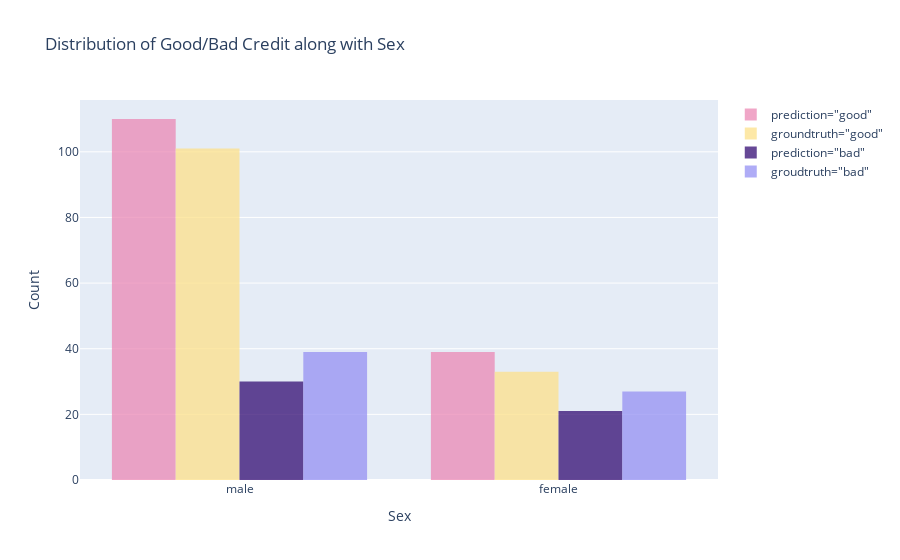

Here is the notebook cell this chart was saved with:
### Code cell
# visualize the results
fig = go.Figure()
fig.add_trace(go.Histogram(
    x=val_full[val_full['Risk_pred(protected=Sex, model=RF)']=='good']['Sex'],
    marker_color='#EB89B5',
    opacity=0.75,
    name='prediction="good"'
))
fig.add_trace(go.Histogram(
    x=val_full[val_full['Risk']=='good']['Sex'],
    marker_color='#FDE18A',
    opacity=0.75,
    name='groundtruth="good"'
))
fig.add_trace(go.Histogram(
    x=val_full[val_full['Risk_pred(protected=Sex, model=RF)']=='bad']['Sex'],
    marker_color='#330C73',
    opacity=0.75,
    name='prediction="bad"'
))
fig.add_trace(go.Histogram(
    x=val_full[val_full['Risk']=='bad']['Sex'],
    marker_color='#9591F3',
    opacity=0.75,
    name='groudtruth="bad"'
))
fig.update_layout(
    title_text='Distribution of Good/Bad Credit along with Sex',
    xaxis_title='Sex',
    yaxis_title='Count'
)
fig.write_image('../results/anti-classification-sex.png')
fig.show()

### Figure 1 — Plotly figure (JSON) as saved in the notebook; plotly's stock layout.template omitted (floating-point values rounded to 4 significant figures; data arrays with more than 128 entries replaced by an {"elided": "..."} marker saying what was removed)
{"data": [{"marker": {"color": "#EB89B5"}, "name": "prediction=\"good\"", "opacity": 0.75, "type": "histogram", "x": {"elided": "149 str values"}}, {"marker": {"color": "#FDE18A"}, "name": "groundtruth=\"good\"", "opacity": 0.75, "type": "histogram", "x": {"elided": "134 str values"}}, {"marker": {"color": "#330C73"}, "name": "prediction=\"bad\"", "opacity": 0.75, "type": "histogram", "x": ["female", "female", "male", "male", "female", "male", "male", "male", "male", "female", "male", "male", "female", "female", "female", "female", "female", "male", "female", "male", "male", "female", "male", "female", "female", "female", "female", "male", "male", "female", "male", "male", "male", "male", "male", "male", "female", "male", "male", "female", "female", "female", "male", "male", "male", "male", "male", "male", "female", "male", "male"]}, {"marker": {"color": "#9591F3"}, "name": "groudtruth=\"bad\"", "opacity": 0.75, "type": "histogram", "x": ["female", "male", "male", "male", "female", "male", "male", "male", "female", "female", "male", "male", "male", "male", "female", "male", "male", "male", "male", "male", "male", "female", "female", "male", "female", "male", "female", "female", "female", "female", "male", "female", "female", "male", "female", "male", "female", "male", "female", "male", "female", "female", "male", "male", "female", "female", "male", "male", "female", "female", "male", "male", "male", "male", "female", "male", "male", "female", "female", "male", "male", "male", "male", "male", "female", "male"]}], "layout": {"title": {"text": "Distribution of Good/Bad Credit along with Sex"}, "xaxis": {"title": {"text": "Sex"}}, "yaxis": {"title": {"text": "Count"}}}}
